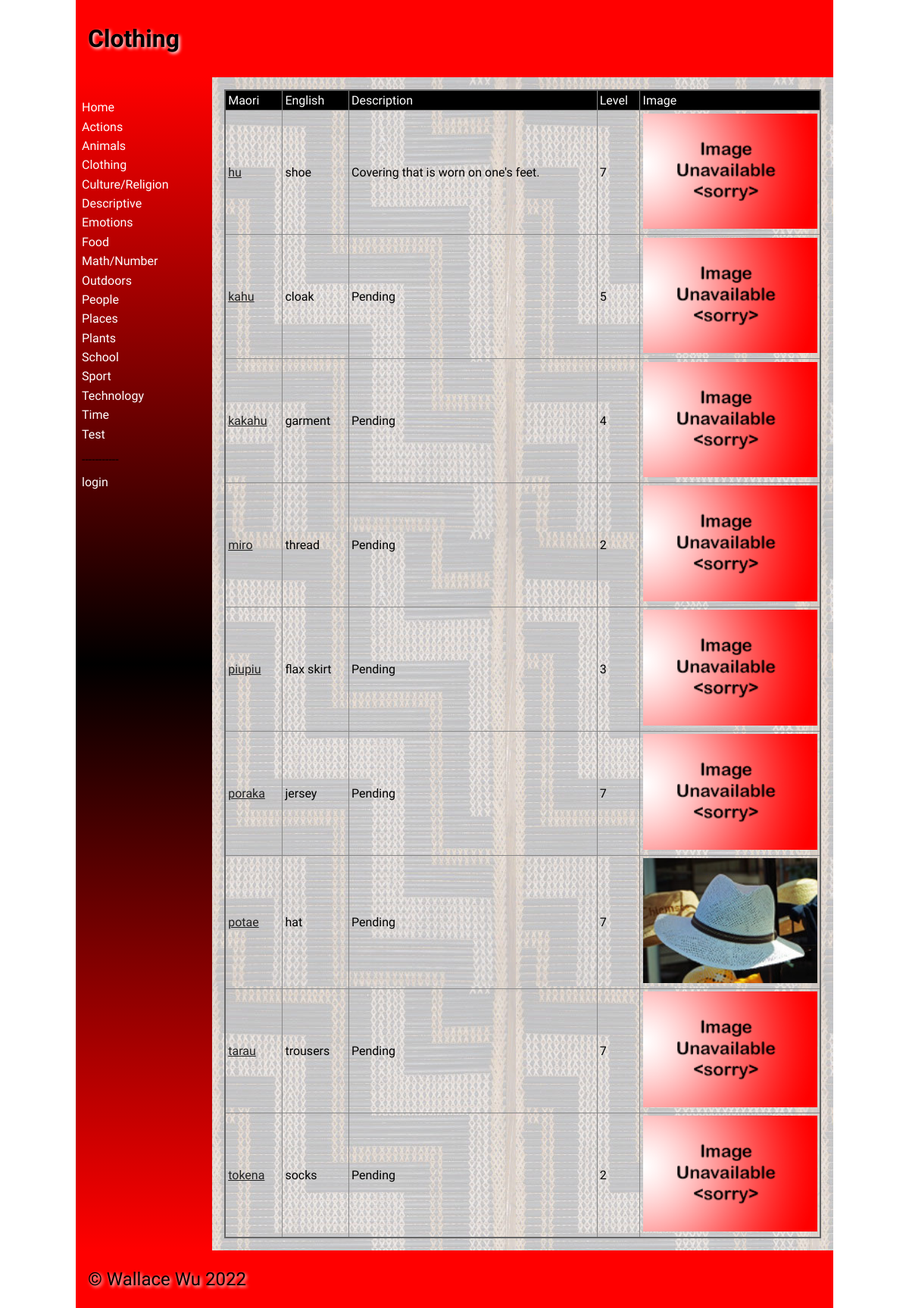
The page /categories/3 on the database its author committed.
### tables this page shows
CREATE TABLE "Categories"
(
	id integer
		constraint Categories_pk
			primary key autoincrement,
	Category_Name varchar(30)
);

CREATE TABLE "Dictionary"
(
    id          integer
        constraint Dictionary_pk
            primary key autoincrement,
    Maori       varchar(20),
    English     varchar(20),
    Description varchar(100),
    Level       integer,
    Date_Added  datetime,
    Login_id    integer
        references Admin_logins,
    Category_id integer
        references Categories,
    image       varchar(20)
);

### app.py (the view, shortened to what this page needs)
@app.route('/categories/<category_id>', methods=['POST', 'GET'])
def categories_page(category_id):
    query = "SELECT category_id, Maori, English, Description, Level, image, id FROM Dictionary"
    con = create_connection(DATABASE)
    cur = con.cursor()
    cur.execute(query)
    word_data = cur.fetchall()
    return render_template("categories.html", words=word_data, categories=categories(), category_id=int(category_id), logged_in=is_logged_in(), is_student=is_student())

### app.py (called while the page is built, shortened)
def create_connection(db_file):
    try:
        connection = sqlite3.connect(db_file)
        connection.execute('pragma foreign_keys=ON')
        return connection
    except Error as e:
        print(e)
    return None

def is_logged_in():
    if session.get("email") is None:
        return False
    else:
        return True

def is_student():
    if session.get("login_id") is None:
        print("no email")
        return False

def categories():
    con = create_connection(DATABASE)
    cur = con.cursor()
    query = "SELECT id, Category_Name FROM Categories"
    cur.execute(query)
    category = cur.fetchall()
    con.close()
    return category

### templates/categories.html (shortened to what this page needs)
{% extends "base.html" %}
{% block heading %}
    {% for category in categories %}
        {% if category[0] == category_id %}
            {{ category[1] }}
        {% endif %}
    {% endfor %}
{% endblock %}
{% block main %}
    <table>
        <thead>
            <tr>
                <td>Maori</td>
                <td>English</td>
                <td>Description</td>
                <td>Level</td>
                <td>Image</td>
            </tr>
        </thead>
        <tbody>
            {% for word in words %}
                {% if word[0] == category_id %}
                <tr>
                    <td><a href="/word/{{ word[6] }}">{{ word[1] }}</a></td>
                    <td>{{ word[2] }}</td>
                    <td>{{ word[3] }}</td>
                    <td>{{ word[4] }}</td>
                    <td><img src="../static/images/{{ word[5] }}"></td>
                </tr>
                {% endif %}
            {% endfor %}
        </tbody>
    </table>
{% endblock %}

### templates/base.html (shortened to what this page needs)
<!doctype html>
<html lang="en">
<head>
	<link href="{{ url_for('static', filename='css/style.css') }}" rel="stylesheet">
</head>
<body>
	<div id="container">
		<header>
			<h1>{% block heading %}{% endblock %}</h1>
		</header>
		<nav>
			<ul>
                <li><a href="\">Home</a></li>
                {% for category in categories %}
                <li><a href="/categories/{{ category[0] }}">{{category[1]}}</a></li>
                {% endfor %}
                <li><p>-----------</p></li>
                {% if logged_in %}
                    <li><a href="/logout">logout</a></li>
                {% else %}
                <a href="/login">login</a>
                {% endif %}
			</ul>
		</nav>
		<main>
            {% block main%}{% endblock %}
        </main>
		<footer>
			<p>
				&copy; Wallace Wu 2022
			</p>
		</footer>
	</div>
</body>
</html>

### static/css/style.css (style rules this page uses)
* { font-family: Comfortaa, sans-serif; margin: 0; padding: 0; box-sizing: border-box; }
#container { display: grid; grid-template-columns: 75px auto; grid-template-areas: 'nav header' 'main main' 'footer footer'; }
header { grid-area: header; background-color: #f00; padding: 1rem; }
nav { grid-area: nav; }
main { grid-area: main; padding: 1rem; background-color: #edd; }
h1, h2, h3, h4 { padding: 1rem 0; font-family: 'Suez One', serif; color: #000; text-shadow: 2px 2px 4px #fff; }
p { padding: 0.5rem 0; }
a { color: #222; }
img { width: 100%; }
table { width: 100%; border: 2px solid #666; border-collapse: collapse; }
thead, td { border: 1px solid #888; padding: 0.2rem; text-align: left; }
thead { background-color: #000; color: #fff; }
footer { grid-area: footer; padding: 1rem; background-color: #f00; }
footer p { color: #000; text-shadow: 2px 2px 4px #fff; font-size: 1.5rem; }
@media only screen and (min-width: 768px) { #container { grid-template-columns: 180px auto; grid-template-areas: 'header header' 'nav main' 'footer footer'; } }
@media only screen and (min-width: 768px) { nav { background: linear-gradient(180deg, rgba(255,0,0,1) 0%, rgba(0, 0, 0, 1) 50%, rgba(255,0,0,1) 100%); padding: 0.5rem; } }
@media only screen and (min-width: 768px) { nav ul { list-style: none; } }
@media only screen and (min-width: 768px) { nav li { padding: 0.2rem 0; } }
@media only screen and (min-width: 768px) { nav a { color: #fff; text-decoration: none; } }
@media only screen and (min-width: 768px) { main { background-image: url('/poutama.jpg'); } }
@media only screen and (min-width: 1000px) { #container { width: 1000px; margin: auto; } }

### rows shown on the page
Categories: Category_Name "Clothing"
Categories: Category_Name "Actions"
Categories: Category_Name "Animals"
Categories: Category_Name "Culture/Religion"
Categories: Category_Name "Descriptive"
Categories: Category_Name "Emotions"
Categories: Category_Name "Food"
Categories: Category_Name "Math/Number"
Categories: Category_Name "Outdoors"
Categories: Category_Name "People"
Categories: Category_Name "Places"
Categories: Category_Name "Plants"
Categories: Category_Name "School"
Categories: Category_Name "Sport"
Categories: Category_Name "Technology"
Categories: Category_Name "Time"
Categories: Category_Name "Test"
Dictionary: Maori "hu", English "shoe", Description "Covering that is worn on one's feet.", Level "7", image (placeholder picture)
Dictionary: Maori "kahu", English "cloak", Description "Pending", Level "5", image (placeholder picture)
Dictionary: Maori "kakahu", English "garment", Description "Pending", Level "4", image (placeholder picture)
Dictionary: Maori "miro", English "thread", Description "Pending", Level "2", image (placeholder picture)
Dictionary: Maori "piupiu", English "flax skirt", Description "Pending", Level "3", image (placeholder picture)
Dictionary: Maori "poraka", English "jersey", Description "Pending", Level "7", image (placeholder picture)
Dictionary: Maori "potae", English "hat", Description "Pending", Level "7", image (picture)
Dictionary: Maori "tarau", English "trousers", Description "Pending", Level "7", image (placeholder picture)
Dictionary: Maori "tokena", English "socks", Description "Pending", Level "2", image (placeholder picture)
